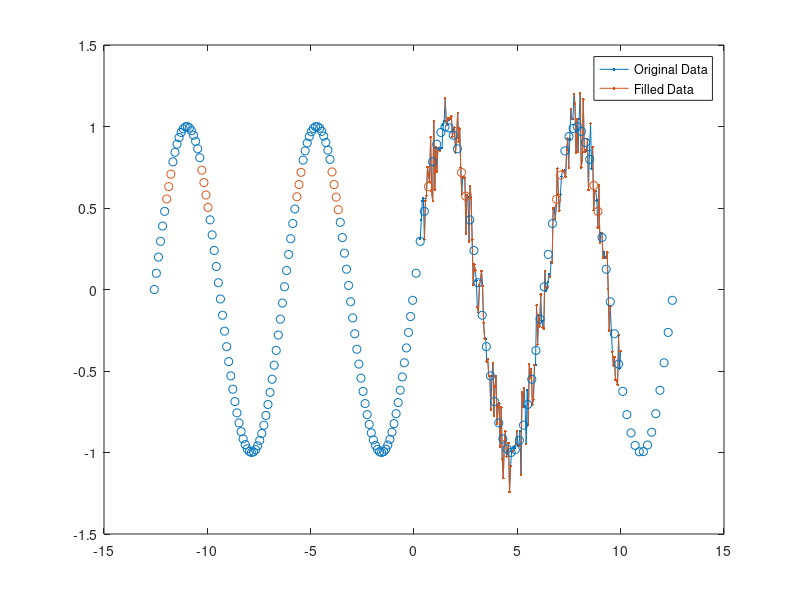

MATLAB code to generate this figure: (Note: this script raises an error after producing the figure.)
%% (1)F = fillmissing(A,method)使用method指定的方法填充缺失条目
% 创建包含 NaN 值的向量，并使用*前一个非缺失值*替换每个 NaN。
A = [1 3 NaN 4 NaN NaN 5];
F = fillmissing(A,'previous')

%% 使用移动中位数填充缺失的数值数据。
% 创建样本点向量x和包含确实值得数据向量A
x = linspace(0,10,200); 
A = sin(x) + 0.5*(rand(size(x))-0.5); 
A([1:10 randi([1 length(x)],1,50)]) = NaN; 
% 使用窗长度为 10 的移动中位数替换 A 中的 NaN 值，并绘制原始数据和填充的数据。
F = fillmissing(A,'movmedian',10);  
plot(x,F,'.-') 
hold on
plot(x,A,'.-')
legend('Original Data','Filled Data')

%% 使用插值来替换非均匀采样的数据中的 NaN 值。
% 定义非均匀采样点向量，并计算这些点上的正弦函数。
x = [-4*pi:0.1:0, 0.1:0.2:4*pi];
A = sin(x);
% 将 NaN 值插入 A 中。
A(A < 0.75 & A > 0.5) = NaN;
% 使用线性插值填充缺失数据，并返回填充的向量 F 和逻辑向量 TF。TF 项中的值 1 (true) 对应于 F 中的填充值。
[F,TF] = fillmissing(A,'linear','SamplePoints',x);
% 绘制原始数据和填充的数据。
scatter(x,A)
hold on
scatter(x(TF),F(TF))
legend('Original Data','Filled Data')

%% F = fillmissing(A,'constant',v) 使用常量值 v 填充缺失的数组或表条目。
%% 使用不同数据类型填充表变量的缺失值。
% 创建表，其变量包括 categorical、double 和 char 数据类型。
A = table(categorical({'Sunny'; 'Cloudy'; ''}),[66; NaN; 54],{''; 'N'; 'Y'},[37; 39; NaN],...
    'VariableNames',{'Description' 'Temperature' 'Rain' 'Humidity'})
% 用上一个条目的值替换所有缺失的条目。由于 Rain 变量中不存在前一个元素，缺失的字符向量将不会被替换。
F = fillmissing(A,'previous')
% 将 A 中 Temperature 和 Humidity 变量的 NaN 值替换为 0。
F = fillmissing(A,'constant',0,'DataVariables',{'Temperature','Humidity'})
% 使用 isnumeric 函数识别要对其执行运算的数字变量。
F = fillmissing(A,'constant',0,'DataVariables',@isnumeric)
%用包含在元胞数组中的指定常量来填充 A 中每个表变量的缺失值。
F = fillmissing(A,'constant',{categorical({'None'}),1000,'Unknown',1000})
%% test_categorical:
B = table(categorical({'S'; 'C'; 'R'}),[66; NaN; NaN],{''; 'N'; 'Y'},[37; 39; NaN],...
    'VariableNames',{'Description' 'Temperature' 'Rain' 'Humidity'})
F_B = fillmissing(B,'constant',{categorical({'None'}),600,'Y',1000})

%% 
